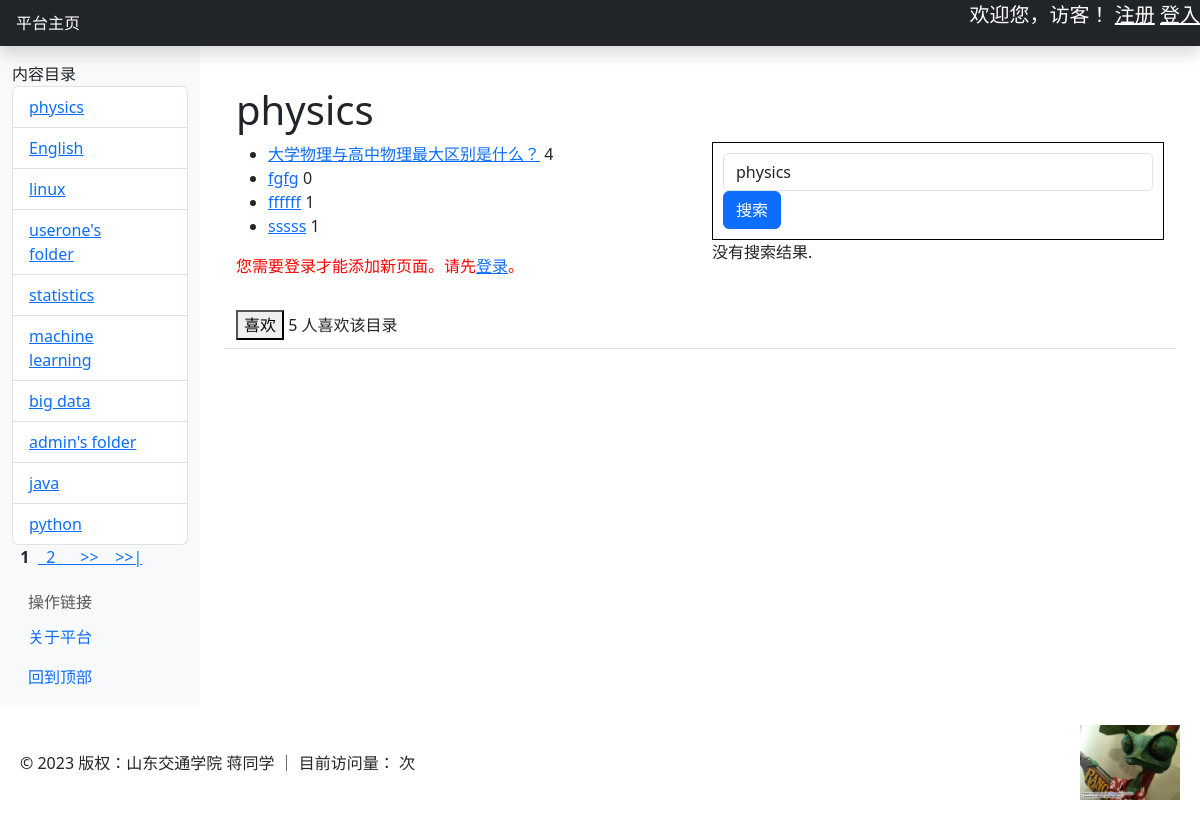
Screenshot of /rango/category/physics/ with the database file from the repository.
### rango/models.py (models this page shows, shortened)
class Category(models.Model):
	name = models.CharField(max_length=128, unique=True)
	views = models.IntegerField(default=0)
	likes = models.IntegerField(default=0)
	slug = models.SlugField(unique=True)
	def page_count(self):
		return self.page_set.count()
	class Meta:
		verbose_name_plural = 'categories'

class Page(models.Model):
	category = models.ForeignKey(Category, on_delete=models.CASCADE)
	title = models.CharField(max_length=128)
	url = models.URLField()
	views = models.IntegerField(default=0)

### rango/views.py (the view)
# urls.py: path('category/<slug:category_name_slug>/', views.show_category, name='show_category'),
def show_category(request, category_name_slug):
	context_dict = {}
	categories = Category.objects.all()
	paginator = Paginator(categories, 10)
	page_number = request.GET.get('page')
	catpage = paginator.get_page(page_number)
	categories_likes_list = Category.objects.order_by('-likes')[:13]
	category_list = Category.objects.annotate(page_count=Count('page')).order_by('-page_count')[:13]
	page_list = Page.objects.order_by('-views')[:13]
	try:
		category = Category.objects.get(slug=category_name_slug)
		pages = Page.objects.filter(category=category)
		context_dict['pages'] = pages
		context_dict['category'] = category
	except Category.DoesNotExist:
		context_dict['category'] = None
		context_dict['pages'] = None
	context_dict['query'] = category.name
	result_list = []
	if request.method == 'POST':
		query = request.POST['query'].strip()
		if query:
			result_list = run_query(query)
			context_dict['query'] = query
	context_dict['result_list'] = result_list
	context_dict['categories_likes'] = categories_likes_list
	context_dict['catpage'] = catpage
	return render(request, 'rango/category.html', context_dict)

### templates/rango/category.html (shortened to what this page needs)
{% extends 'rango/base.html' %}
{% load static %}
{% block body_block %}
<div class="container mt-4">
    {% if category %}
        <h1>{{ category.name }}</h1>
        <div class="row">
            <div class="col-md-6">
                {% if pages %}
                    <ul>
                        {% for page in pages %}
                            <li>
                                <a href="{% url 'goto' %}?page_id={{ page.id }}">{{ page.title }}</a>
                                <span class="tag tag-pill tag-primary">{{ page.views }}</span>
                            </li>
                        {% endfor %}
                    </ul>
                {% else %}
                    <strong>当前目录中没有页面。</strong>
                {% endif %}
                {% if user.is_authenticated %}
                    <a href="{% url 'add_page' category.slug %}">添加新页面</a>
                {% else %}
                    <p style="color:red">您需要登录才能添加新页面。请先<a href="{% url 'login' %}">登录</a>。</p>
                {% endif %}
            </div>
            <div class="col-md-6">
                <div style="border: 1px solid #000; padding: 10px;">
                    <form class="form-inline" id="user_form" method="post" action="{% url 'show_category'  category.slug %}">
                    <form class="form-inline" id="user_form" method="post" action="{% url 'search'   %}">
                        <div class="form-group">
                            <input class="form-control" type="text" size="50" name="query" value="{{ query }}" id="query"/>
                        </div>
                        <button class="btn btn-primary" type="submit" name="submit" value="Search">搜索</button>
                    </form>
                </div>
                {% if result_list %}
	                 <ul>
        {% for result in result_list %}
          <li><a href="{{ result.url }}"> <strong> {{ result.category }} </strong> ：{{ result.title }} </a></li>
        {% endfor %}
      </ul>
				{% else %}
	                <span>没有搜索结果.</span>
                {% endif %}
            </div>
        </div>
        <div class="mt-3">
            <button id="likes" data-catid="{{ category.id }}">喜欢</button>
            <span id="like_count">{{ category.likes }} 人喜欢该目录</span>
        </div>
    {% else %}
        <p>该目录不存在!</p>
    {% endif %}
</div>
{% endblock %}

### templates/rango/base_bootstrap.html (shortened to what this page needs)
{% load static %}
{% load rango_template_tags %}
<!doctype html>
<html lang="en">
<head>
	<link rel="stylesheet" href="https://cdn.jsdelivr.net/npm/bootstrap@5.3.2/dist/css/bootstrap.min.css">
	<link href="https://getbootstrap.com/docs/5.3/dashboard.css" rel="stylesheet">
</head>
<body>
<header class="navbar navbar-dark sticky-top bg-dark flex-md-nowrap p-0 shadow">
	<a class="navbar-brand col-md-3 col-lg-2 me-0 px-3 fs-6" href="{% url 'index' %}">平台主页</a>
	<div class="navbar-nav">
		<div class="nav-item text-nowrap" style="color:white;align-content: center">
			<ul>
				{% if user.is_authenticated %}
					<p class="lead" style="color:white">欢迎您，本站用户：{{ user.username }}！
						<a style="color:white" href="{% url 'auth_logout' %}?next={% url 'index' %}">登出</a></p>
				{% else %}
					<p class="lead" style="color:white;align-content: center">欢迎您，访客！
						<a style="color:white" href="{% url 'registration_register' %}">注册</a>
						<a style="color:white" href="{% url 'auth_login' %}">登入</a></p>
				{% endif %}
			</ul>
		</div>
	</div>
</header>
<div class="container-fluid">
	<div class="row">
		<nav id="sidebarMenu" class="col-md-3 col-lg-2 d-md-block bg-light sidebar collapse">
			<div class="position-sticky pt-3 sidebar-sticky">
	 {% block sidebar_block %}
    <span>内容目录</span>
    {% if catpage %}
   <ul class="list-group"  >
        {% for category in catpage %}
       <li class="list-group-item d-flex justify-content-between align-items-center">
             <a href="{% url 'show_category' category.slug %}">{{ category.name }}</a>
             <span class="badge badge-primary badge-pill">{{ category.page_count }}</span>
        </li>
        {% endfor %}
    </ul>
    {% else %}
    <strong>暂时没有目录.</strong>
    {% endif %}
{% endblock %}
	 {% block split_pages_block %}
    <div class="pagination">
        {% for num in catpage.paginator.page_range %}
            {% if catpage.number == num %}
                <strong>&nbsp;&nbsp;{{ num }}&nbsp;&nbsp;</strong>
            {% else %}
                <a href="?page={{ num }}">&nbsp;&nbsp;{{ num }}&nbsp;&nbsp;</a>
            {% endif %}
        {% endfor %}
        {% if catpage.has_next %}
            <a href="?page={{ catpage.next_page_number }}"> &nbsp;&nbsp;&nbsp;&nbsp;>>&nbsp;&nbsp; </a>
            <a href="?page={{ catpage.paginator.num_pages }}">&nbsp;&nbsp;>>|</a>
        {% endif %}
    </div>
			{% endblock %}
				<h6 class="sidebar-heading d-flex justify-content-between align-items-center px-3 mt-4 mb-1 text-muted text-uppercase">
					<span>操作链接</span>
				</h6>
				<ul class="nav flex-column mb-2">
					{% if user.is_authenticated %}
						<li class="nav-item">
							<a class="nav-link" href="{% url 'add_category' %}">
								<span data-feather="file-text" class="align-text-bottom"></span>
								添加目录
							</a>
						</li>
						<li class="nav-item">
							<a class="nav-link" href="{% url 'restricted' %}">
								<span data-feather="file-text" class="align-text-bottom"></span>
								登录提示</a>
						</li>
						<li class="nav-item">
							<a class="nav-link" href="{% url 'auth_password_change' %}">
								<span data-feather="file-text" class="align-text-bottom"></span>
								修改密码</a>
						</li>
						<li class="nav-item">
							<a class="nav-link" href="{% url 'about' %}">
								<span data-feather="file-text" class="align-text-bottom"></span>
								关于平台</a>
						</li>
						<li class="nav-item"><a class="nav-link" href="#">回到顶部</a></li>
					{% else %}
						<li class="nav-item">
							<a class="nav-link" href="{% url 'about' %}">
								关于平台</a>
						</li>
						<li class="nav-item"><a class="nav-link" href="#">回到顶部</a></li>
					{% endif %}
				</ul>
			</div>
		</nav>
		<main class="col-md-9 ms-sm-auto col-lg-10 px-md-4">
			<div class="d-flex justify-content-between flex-wrap flex-md-nowrap align-items-center pt-3 pb-2 mb-3 border-bottom">
				{% block body_block %}
				{% endblock %}
			</div>
		</main>
	</div>
</div>
<footer style="display: flex; align-items: center; justify-content: space-between; padding: 20px;">
	<p style="margin: 0;">&copy; 2023 版权：山东交通学院 蒋同学 ｜ 目前访问量： {{ visits }}次</p>
	<img src="{% static 'images/rango.jpg' %}" alt="Picture" style="width: 100px; height: auto;">
</footer>
</body>
</html>

### rows the page displays
Category: name "physics", query "physics", likes "5"
Category: name "English"
Category: name "linux"
Category: name "userone's folder"
Category: name "statistics"
Category: name "machine learning"
Category: name "big data"
Category: name "admin's folder"
Category: name "java"
Category: name "python"
Page: title "大学物理与高中物理最大区别是什么？", views "4"
Page: title "fgfg", views "0"
Page: title "ffffff", views "1"
Page: title "sssss", views "1"

### other values shown
{{ num }} "1"
{{ num }} "2"
